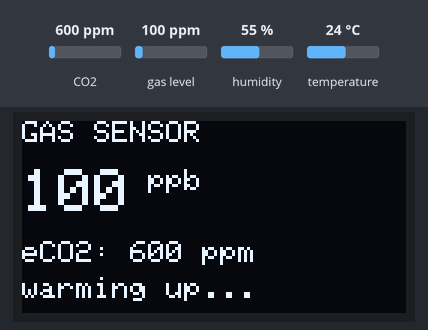
The sketch below on a simulated ESP32. Shown: 128×64 one-colour display. The inputs (shaded band) are chosen by the test bench; at power-on: CO2 600 ppm, gas level 100 ppm, humidity 55 %, temperature 24 °C. What the sketch prints to the serial monitor is not drawn.

Above: at 1.7 s.
1.8 s: CO2 set to 452 ppm
At 3.4 s:
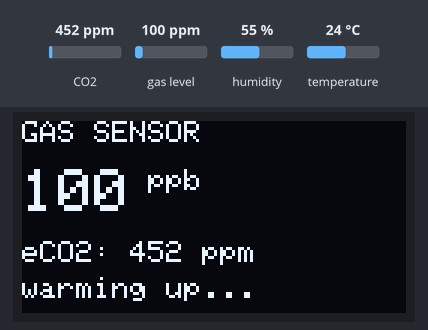
4.1 s: gas level set to 20 ppm
At 5.8 s:
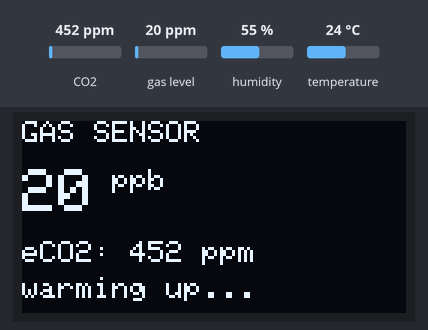
6.1 s: CO2 set to 1050 ppm
At 7.1 s:
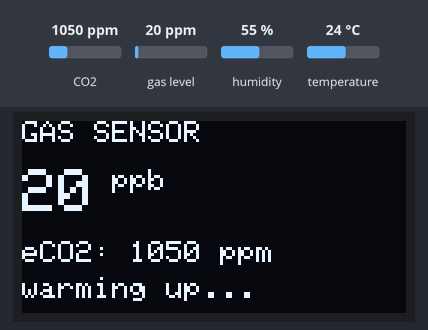
8.2 s: gas level set to 250 ppm
At 18.2 s:
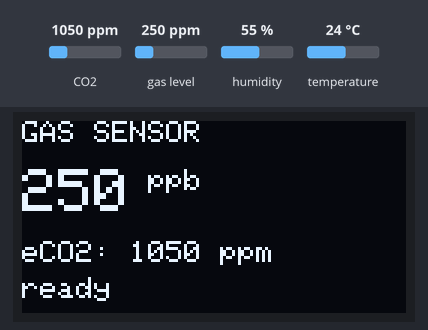
Timing chart, 0 to 18.5 s (numbered marks = the images above; inputs shaded):
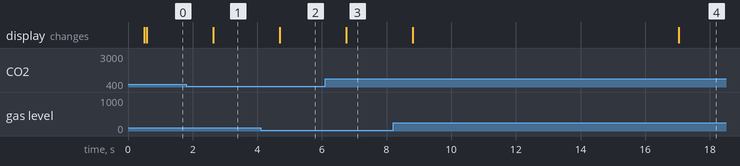

The sketch:

step06_gas.ino
```cpp
/* ============================================================
   STEP 6 | วัด "แก๊ส" ที่ผลไม้ปล่อยออกมา (SGP30)
   ------------------------------------------------------------
   เป้าหมาย: เห็นด้วยตาตัวเองว่า "ผลไม้สุกปล่อยแก๊สจริง ๆ"
   สิ่งใหม่ที่ได้เรียน: TVOC (ppb) / การอุ่นเครื่อง / การชดเชยความชื้น

   ไลบรารีเพิ่ม: Adafruit SGP30
   ** การทดลองสำคัญ: ปิดฝากล่องที่มีกล้วยสุกงอม แล้วดูตัวเลขไต่ขึ้น! **
   ============================================================ */

#include <Wire.h>
#include <Adafruit_SGP30.h>
#include <Adafruit_Sensor.h>
#include <Adafruit_BME280.h>
#include <Adafruit_GFX.h>
#include <Adafruit_SSD1306.h>

#define I2C_SDA 8
#define I2C_SCL 9

Adafruit_SGP30 sgp;
Adafruit_BME280 bme;
Adafruit_SSD1306 oled(128, 64, &Wire, -1);

/* SGP30 อยากรู้ "ความชื้นสัมบูรณ์" เพื่อชดเชยค่าให้แม่นขึ้น
   เราคำนวณจาก temp/hum ที่ได้จาก BME280 ใน STEP 3 */
uint32_t absoluteHumidity(float tempC, float humidity) {
  const float ah = 216.7f * ((humidity / 100.0f) * 6.112f *
                   exp((17.62f * tempC) / (243.12f + tempC)) / (273.15f + tempC));
  return (uint32_t)(1000.0f * ah);      // mg/m^3
}


/* === i2cAlive(): ตรวจว่ามีอุปกรณ์อยู่จริงไหม (เชื่อถือได้ 100%) ===
   *** บทเรียนสำคัญจากหน้างาน ***
   begin() ของบางไลบรารี (เช่น SSD1306) "โกหก" ได้ — คืนค่า true
   ทั้งที่ไม่ได้ต่อจอเลย! เพราะมันไม่เช็ก ACK จริง
   วิธีนี้เช็กที่ระดับฮาร์ดแวร์ --> โกหกไม่ได้ */
bool i2cAlive(uint8_t addr) {
  Wire.beginTransmission(addr);
  return (Wire.endTransmission() == 0);
}

void setup() {
  Serial.begin(115200);
  Wire.begin(I2C_SDA, I2C_SCL);
  Wire.setClock(50000);   // ลดเป็น 50kHz — ทนสายยาว/หลวมได้ดีกว่า 100kHz มาก
  delay(500);
  oled.begin(SSD1306_SWITCHCAPVCC, 0x3C);
  oled.setTextColor(SSD1306_WHITE);

  if (i2cAlive(0x58)) { sgp.begin(); Serial.println("[OK] SGP30 พร้อม"); }
  else Serial.println("[X] ไม่พบ SGP30 (0x58) — เช็กไฟเลี้ยง! บางโมดูลต้องใช้ 5V ไม่ใช่ 3V3");

  if      (i2cAlive(0x76)) bme.begin(0x76);
  else if (i2cAlive(0x77)) bme.begin(0x77);
  else Serial.println("[!] ไม่พบ BME280 (จะไม่ชดเชยความชื้น)");

  Serial.println("STEP 6: วัดแก๊ส TVOC");
  Serial.println(">>> 15 วินาทีแรกจะขึ้น 0 ppb เป็นเรื่องปกติ (กำลังอุ่นเครื่อง) <<<");
  Serial.println("millis,TVOC_ppb,eCO2_ppm");
}

void loop() {
  float temp = bme.readTemperature();
  float hum  = bme.readHumidity();
  if (isnan(temp)) temp = 25.0;
  if (isnan(hum))  hum  = 50.0;

  sgp.setHumidity(absoluteHumidity(temp, hum));   // ป้อนค่าชดเชย

  if (!sgp.IAQmeasure()) {
    Serial.println("[X] อ่านค่าไม่สำเร็จ");
    delay(1000);
    return;
  }

  int tvoc = sgp.TVOC;      // ppb  <-- ตัวนี้แหละที่เราสนใจ
  int eco2 = sgp.eCO2;      // ppm  (ค่า "ประมาณ" ไม่ใช่ CO2 จริง!)

  Serial.print(millis()); Serial.print(',');
  Serial.print(tvoc);     Serial.print(',');
  Serial.println(eco2);

  oled.clearDisplay();
  oled.setTextSize(1); oled.setCursor(0, 0);
  oled.print("GAS SENSOR");
  oled.setTextSize(2); oled.setCursor(0, 16);
  oled.print(tvoc); oled.setTextSize(1); oled.print(" ppb");
  oled.setTextSize(1); oled.setCursor(0, 40);
  oled.print("eCO2: "); oled.print(eco2); oled.print(" ppm");
  oled.setCursor(0, 52);
  oled.print(millis() < 16000 ? "warming up..." : "ready");
  oled.display();

  delay(1000);
}

/* ------------------------------------------------------------
   การทดลองที่ต้องทำ (นี่คือหัวใจ!):
   1) เปิดฝากล่อง วางไว้เฉย ๆ 2 นาที --> จด TVOC (นี่คือ "อากาศปกติ")
   2) ใส่กล้วยสุกงอมลงกล่อง ปิดฝา --> เปิด Serial Plotter ดูกราฟ
   3) รอ 10-20 นาที --> TVOC ขึ้นไหม? ขึ้นเร็วแค่ไหน?
   4) เปิดฝา --> ตัวเลขตกลงไหม? เพราะอะไร?

   ลองเปรียบเทียบ: กล่องมีผลไม้ VS กล่องเปล่า --> ต่างกันเท่าไร?

   คำถาม 1: ทำไมต้อง "ปิดฝา" ถึงจะวัดได้ชัด?
   คำถาม 2: SGP30 วัด "เอทิลีน" โดยตรงหรือเปล่า? (คำตอบ: ไม่! มันวัดสารระเหยรวม
            เราใช้มันเป็น "ตัวแทน" ของเอทิลีนเท่านั้น - ต้องเขียนข้อนี้ในรายงาน)
   ------------------------------------------------------------ */
```

Measured:
- after the input at 1.8 s, the display: changes after 0.83 s (image 1)
- after the input at 4.1 s, the display: changes after 0.59 s (image 2)
- after the input at 6.1 s, the display: changes after 0.65 s (image 3)
- after the input at 8.2 s, the display: first changes after 0.61 s (image 4 shows a later state)
